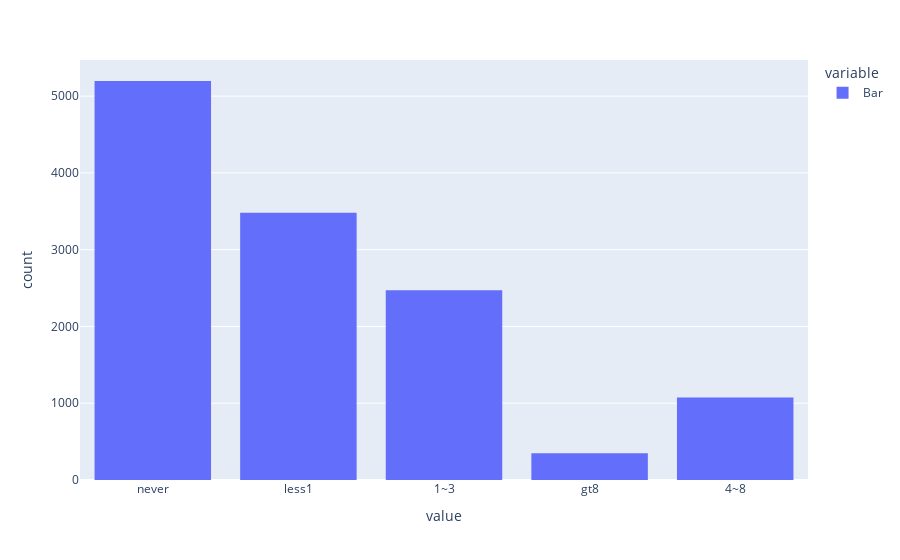

The notebook cell saved with this chart:
### Code cell
fig = px.histogram(data['Bar'])
fig.show()

### Figure 1 — Plotly figure (JSON) as saved in the notebook; plotly's stock layout.template omitted (floating-point values rounded to 4 significant figures; data arrays with more than 128 entries replaced by an {"elided": "..."} marker saying what was removed)
{"data": [{"alignmentgroup": "True", "bingroup": "x", "hovertemplate": "variable=Bar<br>value=%{x}<br>count=%{y}<extra></extra>", "legendgroup": "Bar", "marker": {"color": "#636efa", "pattern": {"shape": ""}}, "name": "Bar", "offsetgroup": "Bar", "orientation": "v", "showlegend": true, "type": "histogram", "x": {"elided": "12684 str values"}, "xaxis": "x", "yaxis": "y"}], "layout": {"barmode": "relative", "legend": {"title": {"text": "variable"}, "tracegroupgap": 0}, "margin": {"t": 60}, "xaxis": {"anchor": "y", "domain": [0, 1], "title": {"text": "value"}}, "yaxis": {"anchor": "x", "domain": [0, 1], "title": {"text": "count"}}}}
